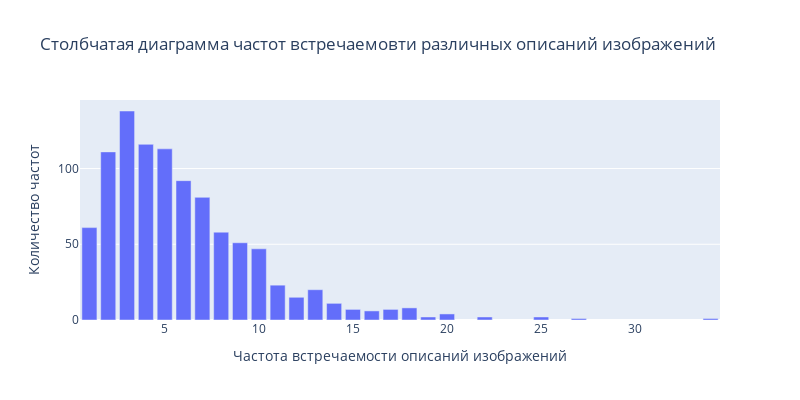

Here is the notebook cell this chart was saved with:
### Code cell
bar_chart_show_(
    data=expert_annot.query_id.value_counts(),
    title='Столбчатая диаграмма частот встречаемовти различных описаний изображений',
    xaxis='Частота встречаемости описаний изображений',
    yaxis='Количество частот'
)
print(f'Количество уникальных значений признаков \'query_id\':, {expert_annot.query_id.nunique()}')

### Figure 1 — Plotly figure (JSON) as saved in the notebook; plotly's stock layout.template omitted (floating-point values rounded to 4 significant figures)
{"data": [{"type": "bar", "x": [1, 2, 3, 4, 5, 6, 7, 8, 9, 10, 11, 12, 13, 14, 15, 16, 17, 18, 19, 20, 22, 25, 27, 34], "y": [61, 111, 138, 116, 113, 92, 81, 58, 51, 47, 23, 15, 20, 11, 7, 6, 7, 8, 2, 4, 2, 2, 1, 1]}], "layout": {"height": 400, "title": {"text": "Столбчатая диаграмма частот встречаемовти различных описаний изображений"}, "width": 800, "xaxis": {"title": {"text": "Частота встречаемости описаний изображений"}}, "yaxis": {"title": {"text": "Количество частот"}}}}
